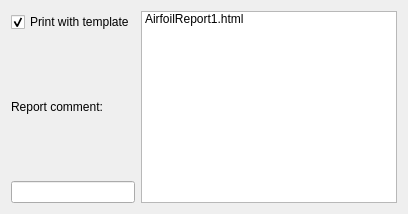
     <widget class="QWidget" name="singleReport">
      <attribute name="title">
       <string>Single report</string>
      </attribute>
      <layout class="QGridLayout" name="gridLayout_7">
       <item row="0" column="0">
        <widget class="QCheckBox" name="printTemplateCheckBox">
         <property name="enabled">
          <bool>true</bool>
         </property>
         <property name="minimumSize">
          <size>
           <width>0</width>
           <height>22</height>
          </size>
         </property>
         <property name="maximumSize">
          <size>
           <width>16777215</width>
           <height>22</height>
          </size>
         </property>
         <property name="text">
          <string>Print with template</string>
         </property>
         <property name="checked">
          <bool>true</bool>
         </property>
        </widget>
       </item>
       <item row="0" column="1" rowspan="3">
        <widget class="QListWidget" name="reportList">
         <item>
          <property name="text">
           <string>AirfoilReport1.html</string>
          </property>
         </item>
        </widget>
       </item>
       <item row="1" column="0">
        <widget class="QLabel" name="commentLabel">
         <property name="text">
          <string>Report comment:</string>
         </property>
        </widget>
       </item>
       <item row="2" column="0">
        <widget class="QLineEdit" name="commentLineEdit"/>
       </item>
      </layout>
     </widget>
